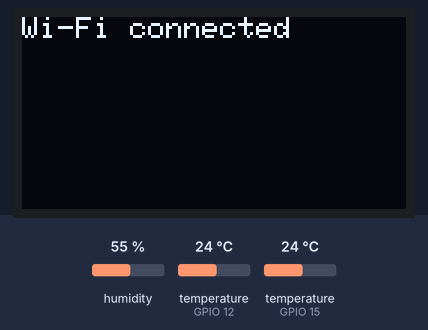
The sketch below on a simulated ESP32. On the bench: 128×64 one-colour display. The inputs (shaded band) are chosen by the test bench; at power-on: temperature (sensors on GPIO 12, GPIO 15) 24 °C, humidity 55 %. WiFi joins after 1.5 s; servers stay silent unless stated; what the sketch prints to the serial monitor is not drawn.

Above: at 1.7 s.
At 2.8 s:
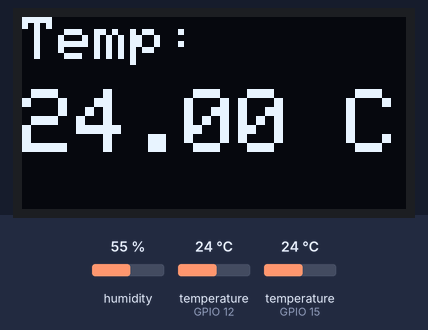
2.9 s: temperature (sensor on GPIO 12) set to 12 °C
At 4.7 s:
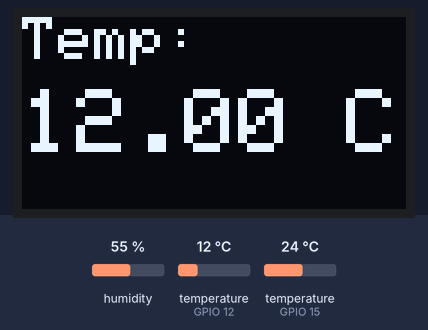
5.5 s: temperature (sensor on GPIO 12) set to 19 °C
At 6.9 s:
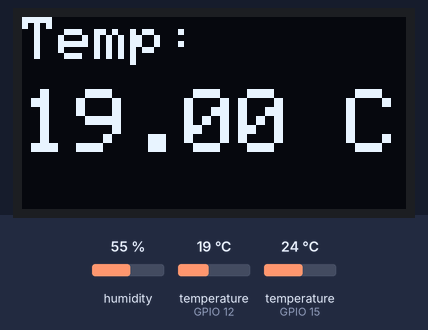
9.0 s: temperature (sensor on GPIO 12) set to 28 °C
At 11.0 s:
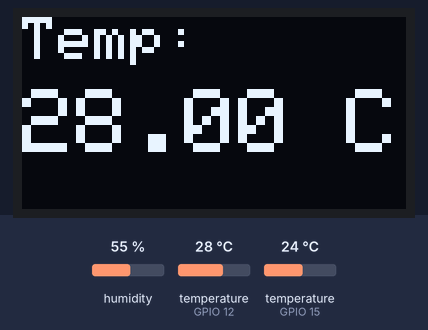
Timing chart, 0 to 12.5 s (numbered marks = the images above; inputs shaded):
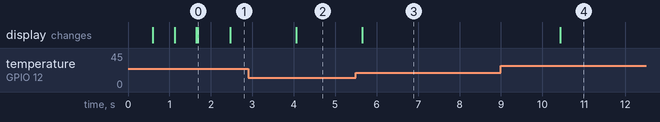

The sketch:

HeatGuard.ino
```cpp
#include <Wire.h>
#include <WiFi.h>
#include <WiFiClientSecure.h>
#include <UniversalTelegramBot.h>
#include <HTTPClient.h>
#include <OneWire.h>
#include <DallasTemperature.h>
#include <Adafruit_GFX.h>
#include <Adafruit_SSD1306.h>
#include <DHT.h>

// Your Wi-Fi network credentials
const char* ssid = "Your_WiFi_SSID";
const char* password = "Your_WiFi_Password";

// ThingSpeak API Key
String apiKey = "YOUR_THINGSPEAK_API_KEY";

// Telegram Bot Token
const char* botToken = "YOUR_TELEGRAM_BOT_TOKEN";

WiFiClientSecure client;
UniversalTelegramBot bot(botToken, client);

// OLED Display
#define SCREEN_WIDTH 128
#define SCREEN_HEIGHT 64
#define OLED_RESET    -1
Adafruit_SSD1306 display(SCREEN_WIDTH, SCREEN_HEIGHT, &Wire, OLED_RESET);

// DS18B20 Temperature Sensor
#define ONE_WIRE_BUS 12
OneWire oneWire(ONE_WIRE_BUS);
DallasTemperature sensors(&oneWire);
float ds18b20Temp = 0.0;

// DHT22 Temperature and Humidity Sensor
#define DHTPIN 15
#define DHTTYPE DHT22
DHT dht(DHTPIN, DHTTYPE);
float dhtTemp = 0.0;
float dhtHumidity = 0.0;

// Timers
unsigned long lastTimeThingSpeak = 0;
unsigned long lastTimeBotRan = 0;
unsigned long lastNotificationTime = 0;
const unsigned long thingSpeakDelay = 60000; // 60 seconds
const unsigned long botRequestDelay = 1000;  // 1 second
const unsigned long notificationDelay = 60000; // 1 minute

// Temperature Threshold
float threshold = 40.0; // Default value
bool isNotificationSent = false;

void setup() {
  Serial.begin(115200);

  // Initialize I2C for OLED
  Wire.begin(5, 4); // SDA on GPIO5, SCL on GPIO4

  // Initialize OLED display
  if (!display.begin(SSD1306_SWITCHCAPVCC, 0x3C)) {
    Serial.println(F("Failed to initialize OLED"));
    for (;;);
  }

  // Initialize DS18B20
  sensors.begin();
  pinMode(ONE_WIRE_BUS, INPUT_PULLUP); // Enable internal pull-up

  // Initialize DHT22
  dht.begin();

  // Connect to Wi-Fi
  connectWiFi();

  // Setup Telegram bot
  client.setInsecure(); // Use insecure connection for simplicity
  Serial.println("Telegram Bot is ready");
}

void loop() {
  // Read sensor data
  readSensors();

  // Display data on OLED
  displayTemperature();

  // Send data to ThingSpeak every minute
  if (millis() - lastTimeThingSpeak > thingSpeakDelay) {
    sendDataToThingSpeak();
    lastTimeThingSpeak = millis();
  }

  // Check temperature threshold for notifications
  checkTemperatureThreshold();

  // Handle Telegram bot messages
  if (millis() - lastTimeBotRan > botRequestDelay) {
    int numNewMessages = bot.getUpdates(bot.last_message_received + 1);
    while (numNewMessages) {
      handleNewMessages(numNewMessages);
      numNewMessages = bot.getUpdates(bot.last_message_received + 1);
    }
    lastTimeBotRan = millis();
  }

  delay(500); // Main loop delay
}

void connectWiFi() {
  WiFi.begin(ssid, password);
  Serial.print("Connecting to Wi-Fi");
  display.clearDisplay();
  display.setTextSize(1);
  display.setCursor(0, 0);
  display.print("Connecting to Wi-Fi");
  display.display();

  while (WiFi.status() != WL_CONNECTED) {
    delay(500);
    Serial.print(".");
    display.print(".");
    display.display();
  }

  Serial.println("\nWi-Fi connected");
  display.clearDisplay();
  display.setCursor(0, 0);
  display.print("Wi-Fi connected");
  display.display();
}

void readSensors() {
  // Read DS18B20 temperature
  sensors.requestTemperatures();
  ds18b20Temp = sensors.getTempCByIndex(0);
  Serial.print("DS18B20 Temperature: ");
  Serial.println(ds18b20Temp);

  // Read DHT22 temperature and humidity
  dhtTemp = dht.readTemperature();
  dhtHumidity = dht.readHumidity();

  if (isnan(dhtTemp) || isnan(dhtHumidity)) {
    Serial.println("DHT22 Read Error!");
  } else {
    Serial.print("DHT22 Temperature: ");
    Serial.println(dhtTemp);
    Serial.print("DHT22 Humidity: ");
    Serial.println(dhtHumidity);
  }
}

void displayTemperature() {
  display.clearDisplay();
  display.setTextSize(2);
  display.setTextColor(WHITE);
  display.setCursor(0, 0);
  display.print("Temp:");
  display.setTextSize(3);
  display.setCursor(0, 24);
  display.print(ds18b20Temp);
  display.print(" C");
  display.display();
}

void sendDataToThingSpeak() {
  if (WiFi.status() == WL_CONNECTED) {
    HTTPClient http;

    String serverPath = "http://api.thingspeak.com/update?api_key=" + apiKey +
                        "&field1=" + String(ds18b20Temp) +
                        "&field2=" + String(dhtTemp) +
                        "&field3=" + String(dhtHumidity);

    http.begin(serverPath.c_str());
    int httpResponseCode = http.GET();
    if (httpResponseCode > 0) {
      String response = http.getString();
      Serial.println("ThingSpeak Response: " + response);
    } else {
      Serial.print("Error sending data to ThingSpeak. Error code: ");
      Serial.println(httpResponseCode);
    }
    http.end();
  } else {
    Serial.println("Wi-Fi disconnected. Reconnecting...");
    connectWiFi();
  }
}

void handleNewMessages(int numNewMessages) {
  Serial.println("Processing new messages");
  for (int i = 0; i < numNewMessages; i++) {
    String chat_id = String(bot.messages[i].chat_id);
    String text = bot.messages[i].text;
    String from_name = bot.messages[i].from_name;

    if (from_name == "") from_name = "Guest";

    Serial.println("Message from " + from_name + ": " + text);

    if (text == "/start") {
      String welcome = "Welcome, " + from_name + "!\n";
      welcome += "Available commands:\n";
      welcome += "📊 /status - Current data\n";
      welcome += "⚙️ /set_threshold - Set temperature threshold\n";
      bot.sendMessage(chat_id, welcome, "");
    } else if (text == "/status") {
      String message = "🌡️ DS18B20: " + String(ds18b20Temp) + " °C\n";
      message += "🌡️ DHT22: " + String(dhtTemp) + " °C\n";
      message += "💧 Humidity: " + String(dhtHumidity) + " %";
      bot.sendMessage(chat_id, message, "");
    } else if (text.startsWith("/set_threshold")) {
      float newThreshold = text.substring(15).toFloat();
      if (newThreshold > 0) {
        threshold = newThreshold;
        String message = "⚙️ New temperature threshold: " + String(threshold) + " °C";
        bot.sendMessage(chat_id, message, "");
      } else {
        bot.sendMessage(chat_id, "❌ Invalid value. Please try again.", "");
      }
    } else {
      bot.sendMessage(chat_id, "Unknown command. Use /start to see available commands.", "");
    }
  }
}

void checkTemperatureThreshold() {
  if (ds18b20Temp < threshold && !isNotificationSent && millis() - lastNotificationTime > notificationDelay) {
    String message = "❗ Battery temperature has dropped below the threshold (" + String(threshold) + " °C).\nCurrent temperature: " + String(ds18b20Temp) + " °C";
    bot.sendMessage(bot.messages[0].chat_id, message, "");
    isNotificationSent = true;
    lastNotificationTime = millis();
  } else if (ds18b20Temp >= threshold) {
    isNotificationSent = false; // Reset notification
  }
}
```

Measured:
- after the input at 2.9 s, the display: changes after 1.2 s (image 2)
- after the input at 5.5 s, the display: changes after 0.16 s (image 3)
- after the input at 9.0 s, the display: changes after 1.4 s (image 4)
- what the display in image 0 shows lasts 0.8 s, from 1.7 s to 2.5 s
